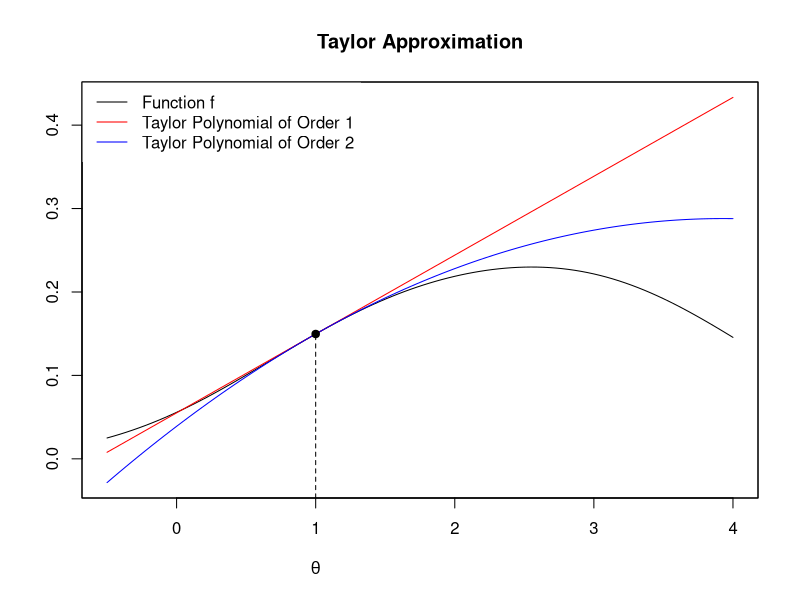
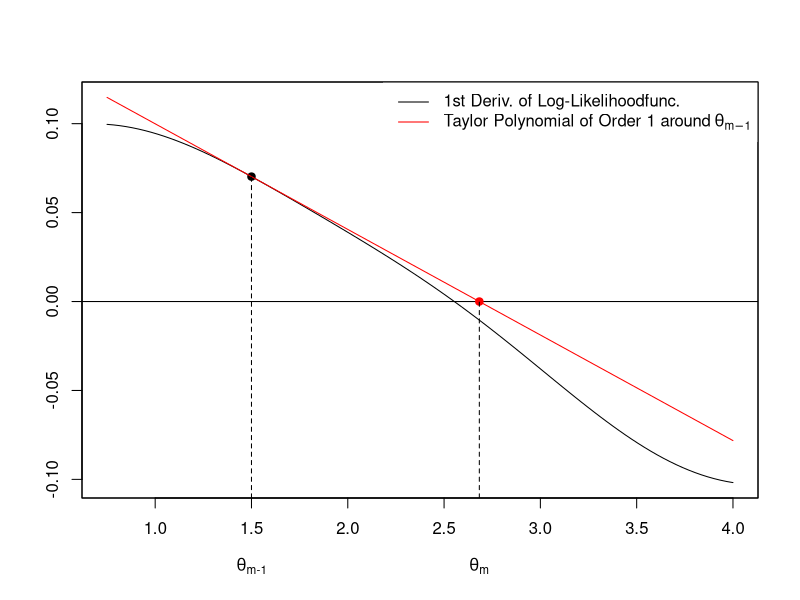

Here is the R script that generated these plots, in order:
## ---- chunk 1
#| label: fig-taylorApprox
#| fig-cap: First- and second-order Taylor approximations of a function $f$ around $\theta=1.$

## #######################
## Taylor Approximation
## #######################
# install.packages("pracma")
library("pracma")

myFun <- function(x){
  1*exp((-1/2)*(x-1.25)^2)/10 + 
  1*exp((-1/3)*(x-3)^2)/5
}

## Taylor approximation of myFun around x0
x0              <- 1
taylor_poly_1   <- taylor(f = myFun, x0 = x0, n = 1)
taylor_poly_2   <- taylor(f = myFun, x0 = x0, n = 2)

## Plot
#x_seq           <- seq(from = x0 -2, to = x0 + 5, length.out=100)
x_seq           <- seq(from = -.5, to = 4, length.out=100)
y_myFun         <- myFun(x_seq)
y_taylor_poly_1 <- polyval(taylor_poly_1, x_seq)
y_taylor_poly_2 <- polyval(taylor_poly_2, x_seq)


plot(x  = x_seq, y = y_myFun,  type = "l", col = "black", lwd = 1, ylab="", xlab="", main = "Taylor Approximation", ylim = range(y_myFun,y_taylor_poly_1,y_taylor_poly_2))
axis(1, at=1, line=2, labels = expression(theta), tick=FALSE)
#axis(1, at=x_seq[which.max(y_taylor_poly_2)], line=2, labels = expression(theta[1]), tick=FALSE)
lines(x = x_seq, y = y_taylor_poly_1, col = "red", lty=1)
lines(x = x_seq, y = y_taylor_poly_2, col = "blue", lty=1)
points(x=1, y=myFun(1), col="black", pch=19)
# points(x=x_seq[which.max(y_taylor_poly_2)], y=max(y_taylor_poly_2), col="blue", pch=19)
lines(x=rep(x0, 2), y=c(par("usr")[3], myFun(1)), lty=2)
# lines(x=rep(x_seq[which.max(y_taylor_poly_2)],2), 
#       y=c(0,max(y_taylor_poly_2)), lty=2)
legend(x="topleft", legend=c("Function f", "Taylor Polynomial of Order 1", "Taylor Polynomial of Order 2"), col=c("black", "red", "blue"), lty=c(1,1,1), box.lwd=0)
box()
## ---- chunk 2
#| label: fig-NR
#| fig-cap:  The $m$th update step in the Newton-Raphson root-finding algorithm.

## #######################
## Taylor Approximation
## #######################
# install.packages("pracma")
library("pracma")

my_ell <- function(x){
  1*exp((-1/2)*(x-1.25)^2)/10 + 
  1*exp((-1/3)*(x-3)^2)/5
}
my_ell_expr <- expression(
  1*exp((-1/2)*(x-1.25)^2)/10 + 
  1*exp((-1/3)*(x-3)^2)/5
)

my_ell_prime <- function(x){}
body(my_ell_prime) <- D(my_ell_expr, "x") 

## Taylor approximation of my_ell around theta_0
theta_0         <- 1.5
taylor_poly_1   <- taylor(f = my_ell_prime, x0 = theta_0, n = 1)

## Plot
theta_seq       <- seq(from       = .75, 
                       to         = 4, 
                       length.out = 100)
y_my_ell_prime  <- my_ell_prime(theta_seq)
y_taylor_poly_1 <- polyval(taylor_poly_1, theta_seq)


root_taylor_poly_1 <- -1 * taylor_poly_1[2] / taylor_poly_1[1]

plot(x = theta_seq, 
     y = y_my_ell_prime,  
     type = "l", col = "black", lwd = 1, ylab="", xlab="", main = "", ylim = range(y_my_ell_prime,y_taylor_poly_1))
abline(h=0)
points(x=theta_0, y=my_ell_prime(theta_0), col="black", pch=19)
lines(x = theta_seq, y = y_taylor_poly_1, col = "red", lty=1)
lines(x=rep(theta_0, 2), y=c(par("usr")[3], my_ell_prime(theta_0)), lty=2)
axis(1, at=theta_0, line=2, labels = expression(theta['m-1']), tick=FALSE)
points(x=root_taylor_poly_1, y= 0, col="red", pch=19)
lines(x=rep(root_taylor_poly_1, 2), y=c(par("usr")[3], 0), lty=2)
axis(1, at=root_taylor_poly_1, line=2, labels = expression(theta['m']), tick=FALSE)
legend(x="topright", legend=c("1st Deriv. of Log-Likelihoodfunc.", expression("Taylor Polynomial of Order 1 around"~theta[m-1])), 
col=c("black", "red"), lty=c(1,1), box.lwd=0)
box()
